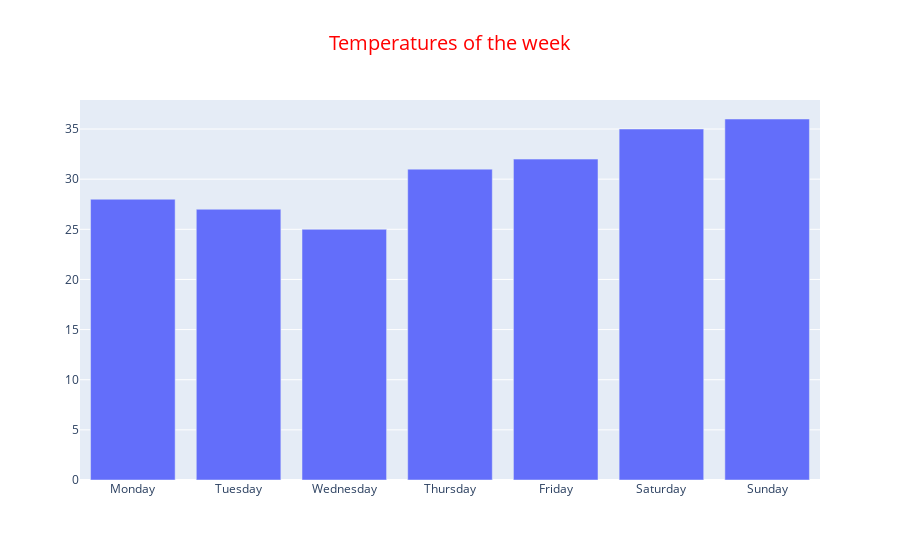

Write notebook code for a chart like this one.
### Markdown cell above
Constructing the figure from scratch:

### Code cell
figure_config = {
    "data": [
        {
            "type": "bar",
            "x": ["Monday", "Tuesday", "Wednesday", "Thursday", "Friday", "Saturday", "Sunday"],
            "y": [28, 27, 25, 31, 32, 35, 36]
        }
    ],
    "layout": {
        "title": {
            "text": "Temperatures of the week",
            "x": 0.5,
            "font": {
                "color": "red",
                "size": 20
            }
        }
    }
}

fig = go.Figure(figure_config)
fig.show()

### Figure 1 — Plotly figure (JSON) as saved in the notebook; plotly's stock layout.template omitted (floating-point values rounded to 4 significant figures)
{"data": [{"type": "bar", "x": ["Monday", "Tuesday", "Wednesday", "Thursday", "Friday", "Saturday", "Sunday"], "y": [28, 27, 25, 31, 32, 35, 36]}], "layout": {"title": {"font": {"color": "red", "size": 20}, "text": "Temperatures of the week", "x": 0.5}}}
